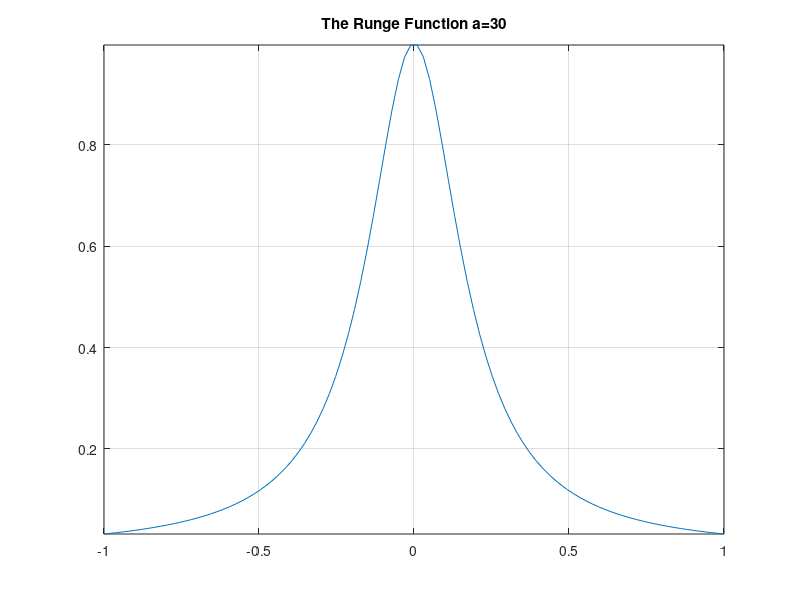

MATLAB code to generate this figure:
% Set up and plot the Runge function f(x) = 1/{1 + a*x^2} on [−1, 1] in Matlab for a = 30.
% Report your plot.

clear
clf
n=100
z = linspace(-1,1,n);
f = @(x) 1 ./ (1 + 30.*x.^2);
plot(z,f(z))
title('The Runge Function a=30')
grid on
axis tight
